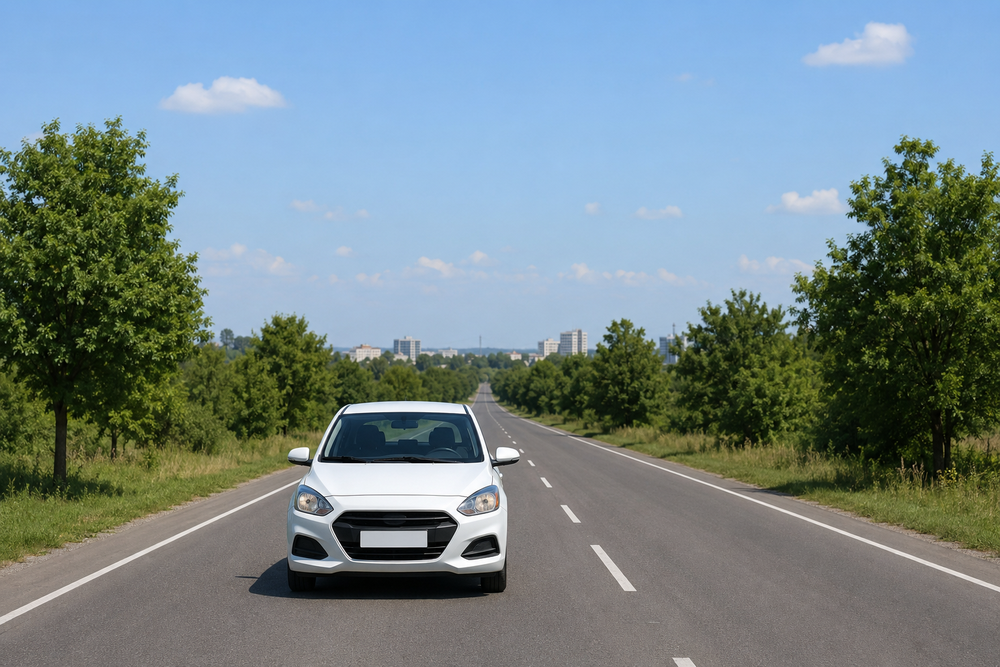
#> input picture images/input.png, 1000 x 667 px, shrunk from 1536 x 1024 before the run
$ python image_process.py
#> lines starting #> are read from the running program, lines starting #| are printed output that depends on the picture
import cv2
import os

input_path = "images/input.png"

os.makedirs("output", exist_ok=True)

image = cv2.imread(input_path)
#> image is the input picture: shape (667, 1000, 3); mean B, G, R 136.9, 133.5, 116.6

if image is None:
    print("图片读取失败，请检查图片路径")
    exit()

height, width, channels = image.shape
#> height = 667; width = 1000; channels = 3

print("图像宽度：", width)
#| 图像宽度： 1000
print("图像高度：", height)
#| 图像高度： 667
print("通道数量：", channels)
#| 通道数量： 3

gray_image = cv2.cvtColor(image, cv2.COLOR_BGR2GRAY)
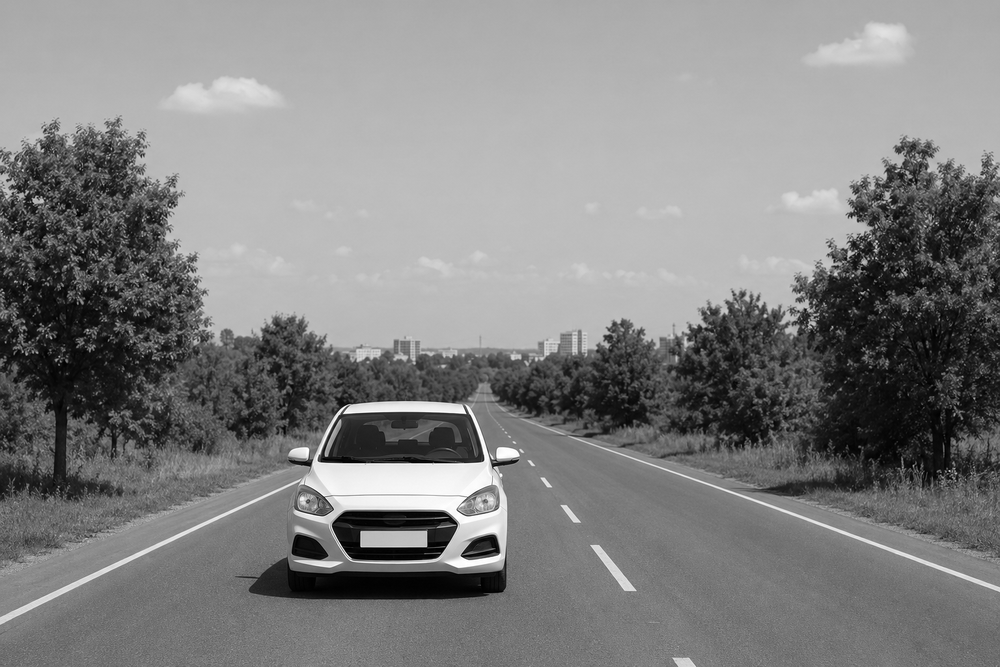
#> gray_image: shape (667, 1000); min 0, max 255, mean 128.9

cv2.rectangle(
    image,
    (50, 50),
    (width - 50, height - 50),
    (0, 255, 0),
    3
)

cv2.putText(
    image,
    "Robot Vision",
    (60, 100),
    cv2.FONT_HERSHEY_SIMPLEX,
    1,
    (0, 0, 255),
    2
)
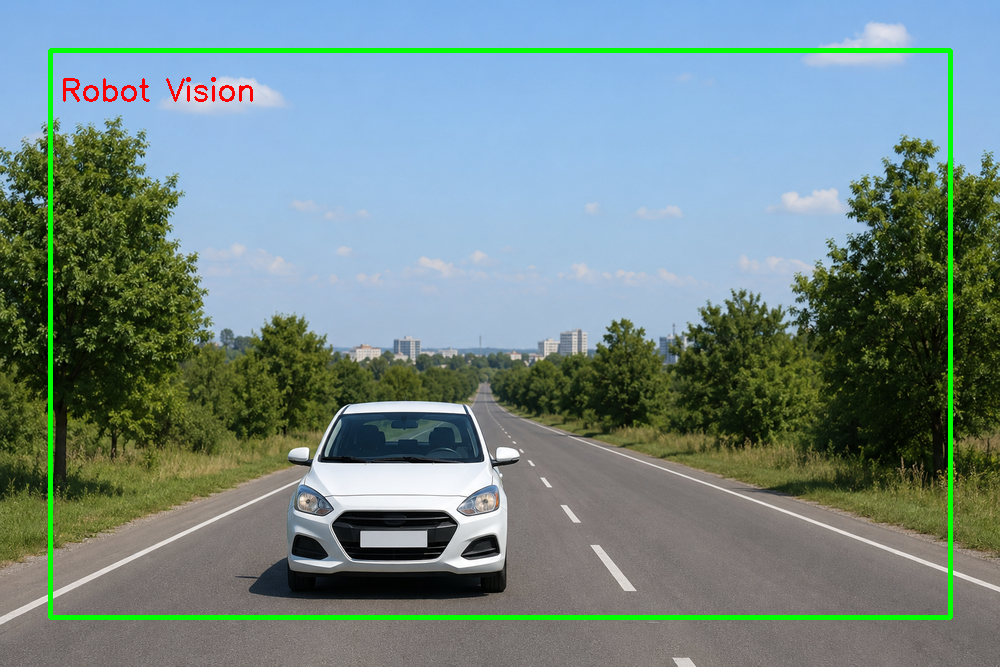
#> image: shape (667, 1000, 3); mean B, G, R 133.4, 135.9, 114.3

cv2.imwrite("output/gray_image.jpg", gray_image)
cv2.imwrite("output/marked_image.jpg", image)

print("处理完成，结果已保存到 output 文件夹")
